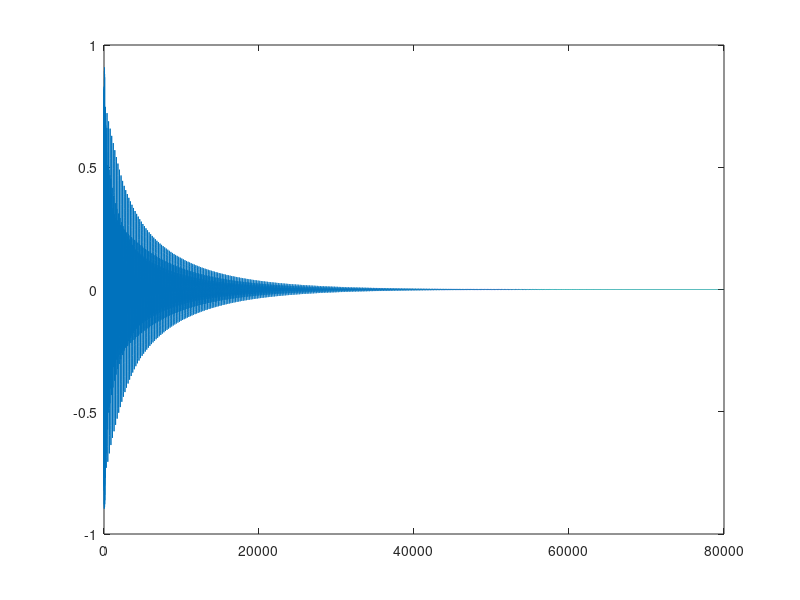

This figure's MATLAB source:
fs = 44100;   % sampling rate
N = 80000;    % length of vector to compute
D = 100;      % delay line (or wavetable) length

% ******* Simple String Attenuation Filter ******* %

b = -0.99*[0.5 0.5];
z = 0;

% ******* Initialize delay lines ******* %

y = zeros(1,N);                  % initialize output vector
dline = 2 * rand(1, D) - 1.0;
ptr = 1;

% *************************************** %
%                                         %
%             Delay Line(d)               %
%    |-------------------------------|    %
%    ^                                    %
%  pointer                                %
%                                         %
%     >>--- pointer increments --->>      %
%                                         %
% *************************************** %
%
% The pointer initially points to the delay line output.
% We can take the output and calculate a new input value
% which is placed where the output was taken from.  The
% pointer is then incremented and the process repeated.

% ******* Run Loop Start ******* %

[z1, z2] = filter(b, 1, 3, 5);

for n = 1:N

  y(n) = dline(ptr);
  [dline(ptr), z] = filter(b, 1, y(n), z);
  
  % Increment Pointers & Check Limits

  ptr = ptr + 1;
  if ptr > D
    ptr = 1;
  end
end

% Scale soundfile if necessary
max(abs(y))
if max(abs(y)) > 0.95
  y = y./(max(abs(y))+0.1);
  disp('Scaled waveform');
end

% Clear Figure Window and Plot
clf
plot(y);
sound(y',fs);